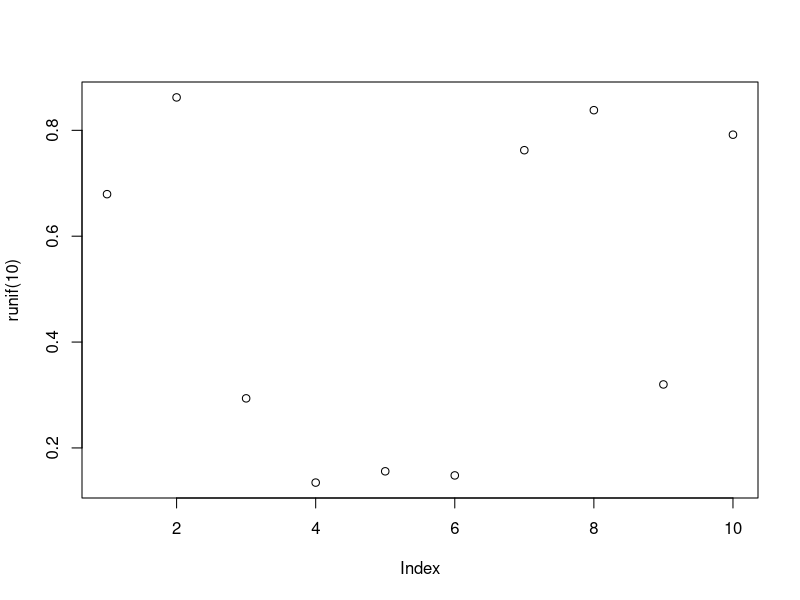
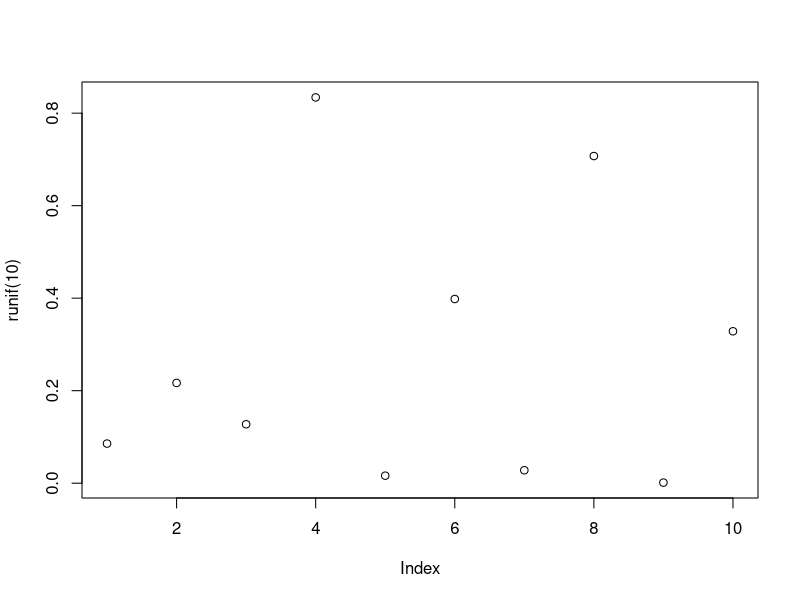

Recreate these plots in R, in order.
## ---- chunk 1
plot(runif(10))
## ---- chunk 2
plot(runif(10))
